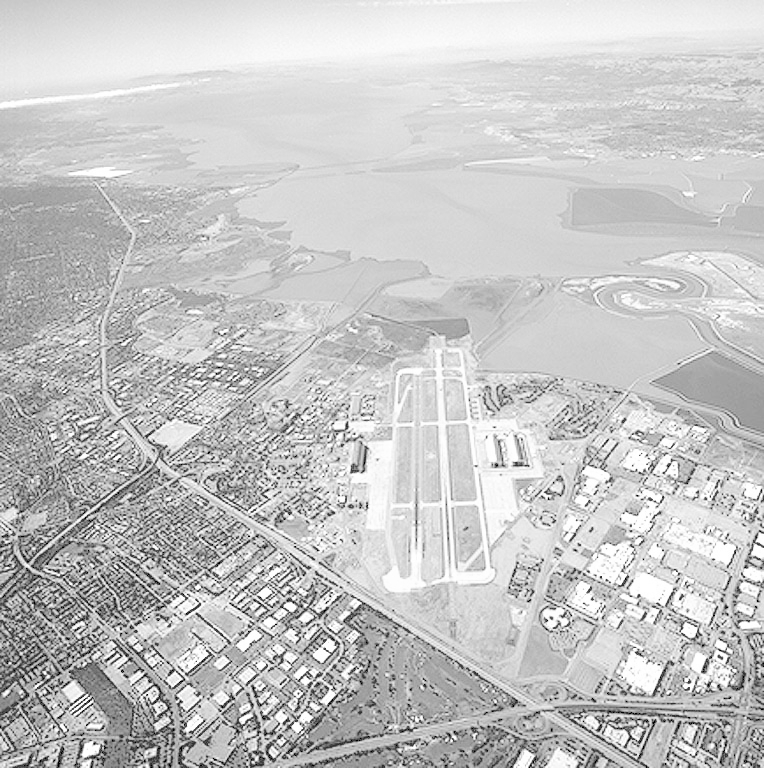
#> input picture S7_WS2122/computer_vision/week_03/Bilder/Aerial.jpg, 764 x 768 px; its folder holds only this picture in this run
$ jupyter execute ex3_3.ipynb   (shell and % lines are left out)
#> lines starting #> are read from the running program, lines starting #| are printed output that depends on the picture
# Aufgabe 3: Gaußfilter
Anstatt wie in der vorigen Aufgabe an einer ausgewählten Frequenz hart abzuschneiden, kann mittels eines Faktors
\begin{align}
 h(u,v) = \mathrm{e}^{-\frac{D^2(u,v)}{2\sigma^2}},\qquad h \in [0;1]
\end{align}
auch ein weicher Übergang erzeugt werden.

Verwenden Sie eine Gauß-Glocke für die Hoch- und Tiefpassfilterung und berechnen Sie den Faktor $h$ in Abhängigkeit von der Entfernung $D(u,v)$ zum Ursprung!
Führen Sie die Transformationen ansonsten wie in Teilaufgabe 2 durch! Die Varianz $\sigma$ der Gauß-Glocke ist mit dem dort gegebenen Radius gleichzusetzen.
Was ändert sich in den Ausgabebildern im Vergleich zu Teilaufgabe 2?

## 0. Pfade, Pakete etc.

[cell 1]
import glob
import imageio
import numpy as np
import math

import matplotlib.pyplot as plt

[cell 2]
image_filter = 'Bilder/*.jpg'

## 1. Definition des Filters

Übernehmen Sie hier zu Vergleichszwecken Ihre Definition des idealen Hoch- und Tiefpass-Filters aus der vorigen Aufgabe:

[cell 3]
D0 = 20
lowpass_filter = lambda D: D <= D0
highpass_filter = lambda D: D >= D0

Definieren Sie den Gauß-Filter als Funktion des Radius $D$ und der Konstante $\sigma$:

[cell 4]
sigma = 20
gauss_lowpass = lambda D: np.exp(- D**2 / (2 * sigma**2))
gauss_highpass = lambda D: 1 - np.exp(- D**2 / (2 * sigma**2))

## 2. Laden und Normalisieren des Bildes

[cell 5]
image_path = np.random.choice(glob.glob(image_filter))
image = imageio.imread(image_path)
#> image is the input picture: shape (768, 764); min 0, max 255, mean 197.2

[cell 6]
image = image.astype(np.float32)
image -= image.min()
image /= image.max()

## 3. Berechnung der Fouriertransformation
Setzen Sie hier ihre Lösung aus der vorigen Aufgabe ein:

[cell 7]
image_transformed = np.fft.fft2(image)
image_transformed = np.fft.fftshift(image_transformed)

## 4. Filterung

Setzen Sie hier ihre Lösung `ex3_filter_spectrum` aus der vorigen Aufgabe ein:

[cell 8]
def ex3_filter_spectrum(spectrum, radial_filter):
    y_mid = spectrum.shape[0] / 2
#> y_mid = 384
    x_mid = spectrum.shape[1] / 2
#> x_mid = 382
    distance = lambda x, y: np.sqrt((x - x_mid)**2 + (y - y_mid)**2)
    passing = np.fromfunction(lambda y, x: radial_filter(distance(x, y)), spectrum.shape)
    spectrum = spectrum * passing
    return spectrum

Das transformierte Bild (Spektrum) wird nun gefiltert:

[cell 9]
image_transformed_lowpass = ex3_filter_spectrum(image_transformed, lowpass_filter)
image_transformed_highpass = ex3_filter_spectrum(image_transformed, highpass_filter)
image_transformed_gauss_lowpass = ex3_filter_spectrum(image_transformed, gauss_lowpass)
image_transformed_gauss_highpass = ex3_filter_spectrum(image_transformed, gauss_highpass)

## 5. Inverse Filterung
Das veränderte Spektrum soll nun in den Ortsbereich zurücktransformiert werden. Verwenden Sie dazu die entsprechenden Funktionen des Paketes `numpy.fft`.

[cell 10]
image_transformed_lowpass = np.fft.ifft2(np.fft.ifftshift(image_transformed_lowpass)).real
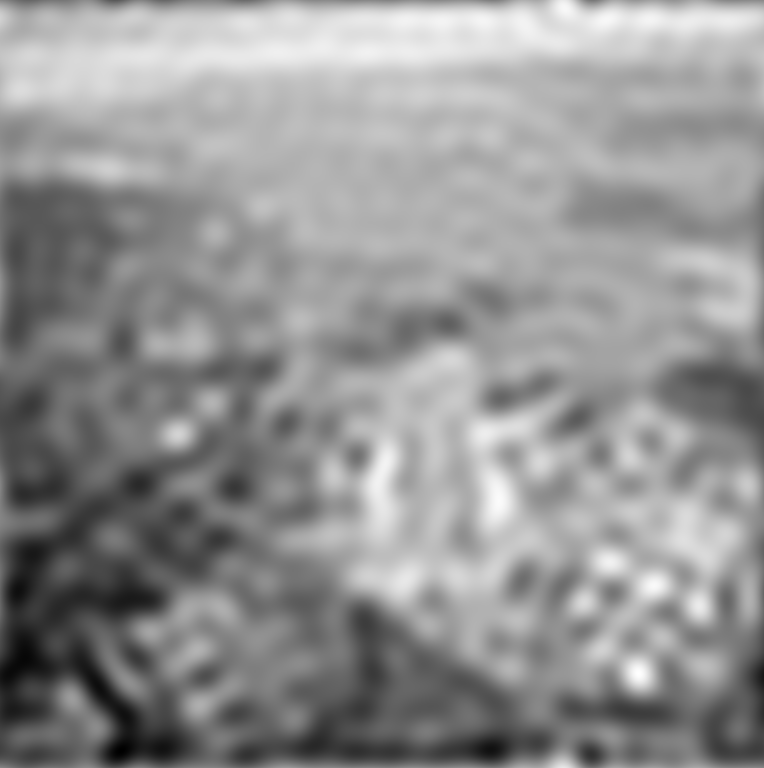
#> image_transformed_lowpass: shape (768, 764) float64; min 0.443, max 1.02, mean 0.773; drawn with min black and max white
image_transformed_highpass = np.fft.ifft2(np.fft.ifftshift(image_transformed_highpass)).real
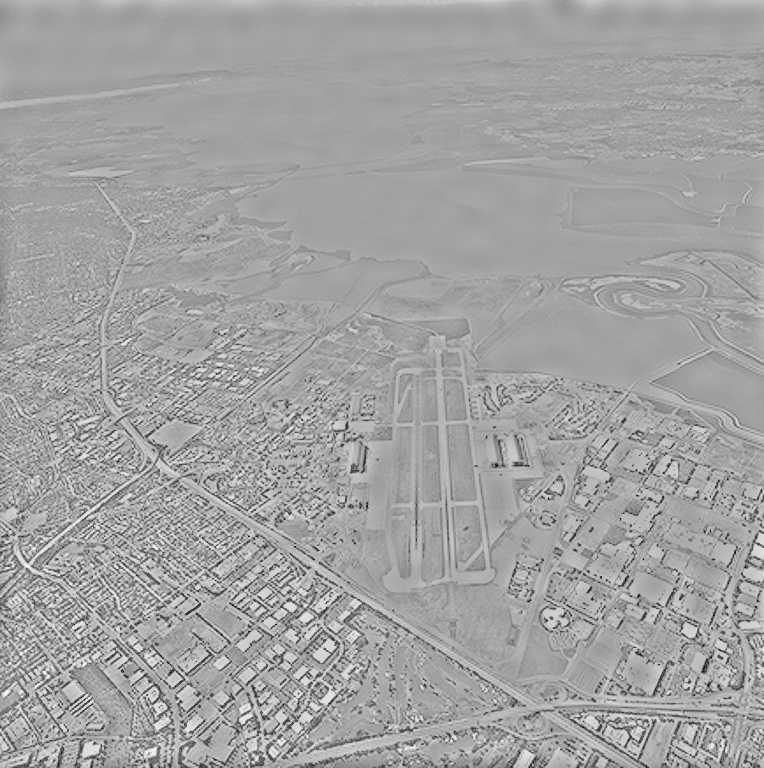
#> image_transformed_highpass: shape (768, 764) float64; min -0.887, max 0.505, mean 0; drawn with min black and max white
image_transformed_gauss_lowpass = np.fft.ifft2(np.fft.ifftshift(image_transformed_gauss_lowpass)).real
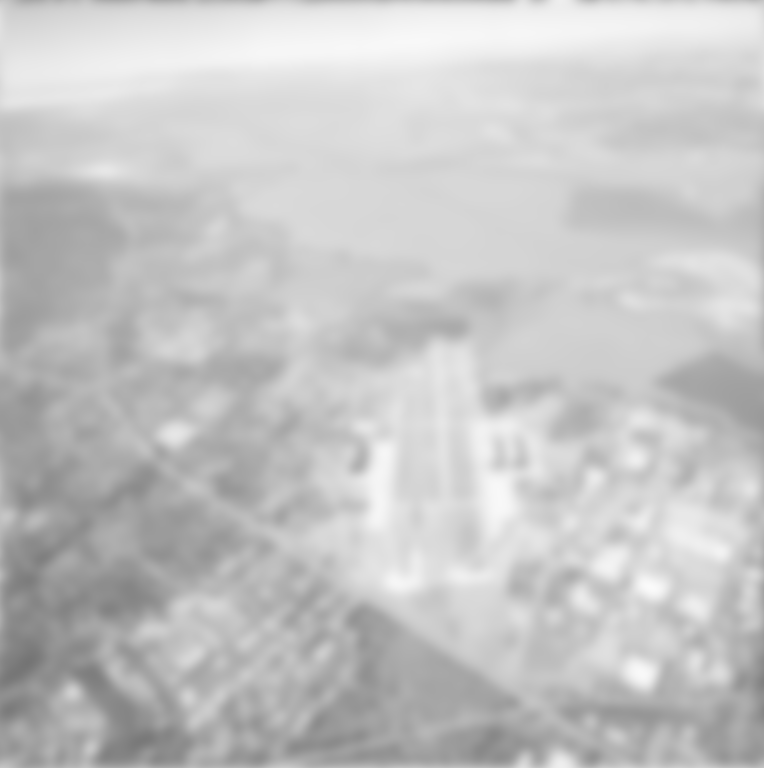
#> image_transformed_gauss_lowpass: shape (768, 764) float64; min 0.458, max 0.983, mean 0.773
image_transformed_gauss_highpass = np.fft.ifft2(np.fft.ifftshift(image_transformed_gauss_highpass)).real

Vergleichen Sie nun die Ergebnisses des idealen Hoch- und Tiefpassfilters mit den Gauß-Filtern:

[cell 11]
plt.subplot(231)
plt.imshow(image)
plt.subplot(232)
plt.imshow(image_transformed_lowpass)
plt.subplot(233)
plt.imshow(image_transformed_highpass)
plt.subplot(235)
plt.imshow(image_transformed_gauss_lowpass)
plt.subplot(236)
plt.imshow(image_transformed_gauss_highpass)
plt.show()
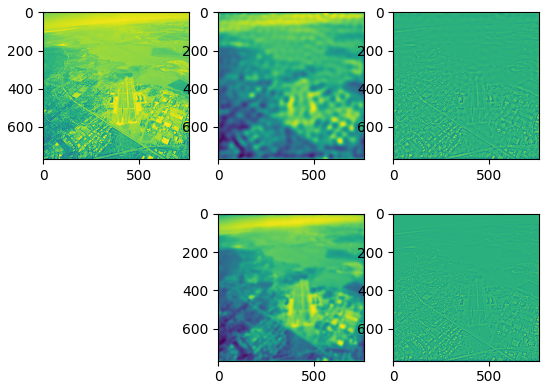
#> figure drawn by matplotlib, 5 panels

$ run again, on S7_WS2122/computer_vision/week_03/Bilder/Pollen2.jpg
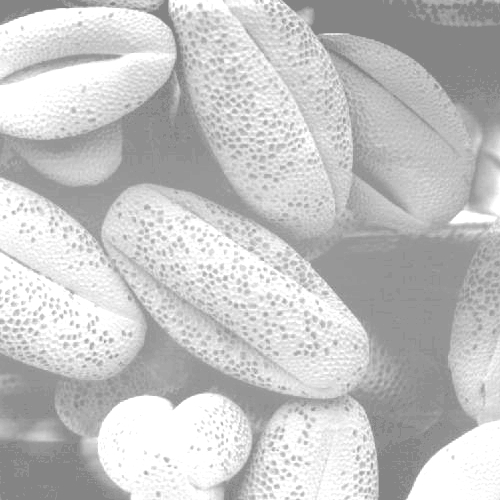
#> input picture S7_WS2122/computer_vision/week_03/Bilder/Pollen2.jpg, 500 x 500 px
#> image is the input picture: shape (500, 500); min 131, max 255, mean 196.4
#> `image_transformed_highpass = np.fft.ifft2(np.fft.ifftshift(image_trans..`:
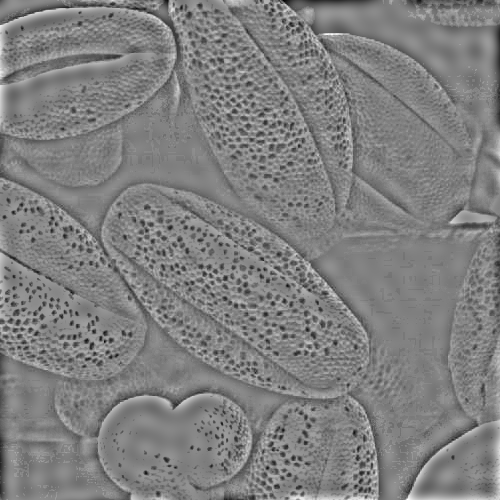
#> image_transformed_highpass: shape (500, 500) float64; min -0.706, max 0.697, mean 1.42e-20; drawn with min black and max white
#> `image_transformed_gauss_lowpass = np.fft.ifft2(np.fft.ifftshift(image_..`:
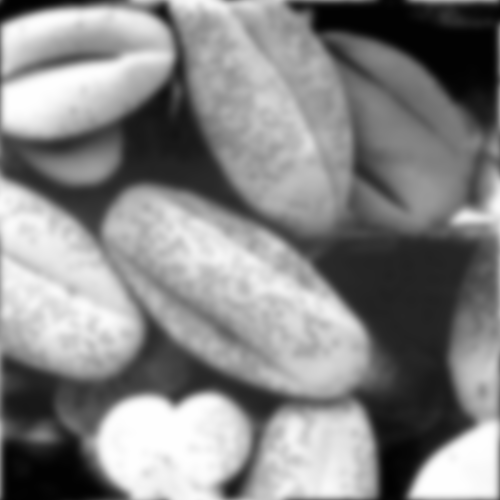
#> image_transformed_gauss_lowpass: shape (500, 500) float64; min 0.00806, max 1, mean 0.527
